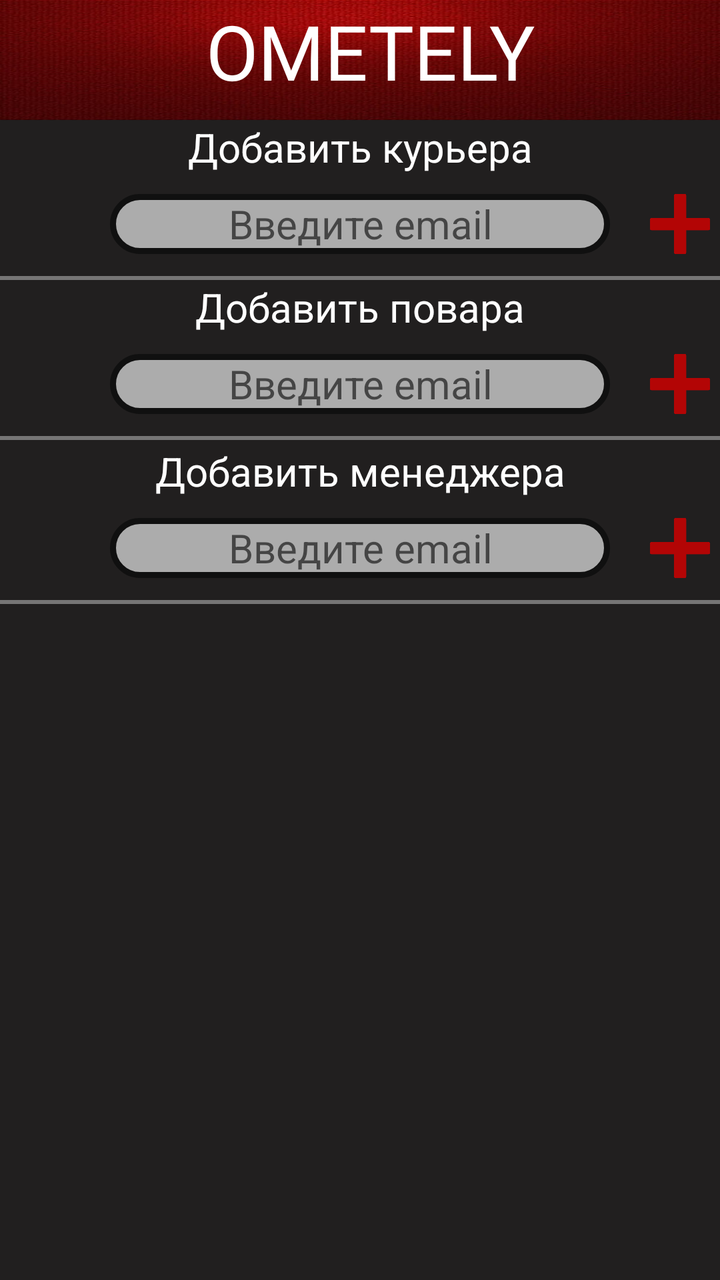
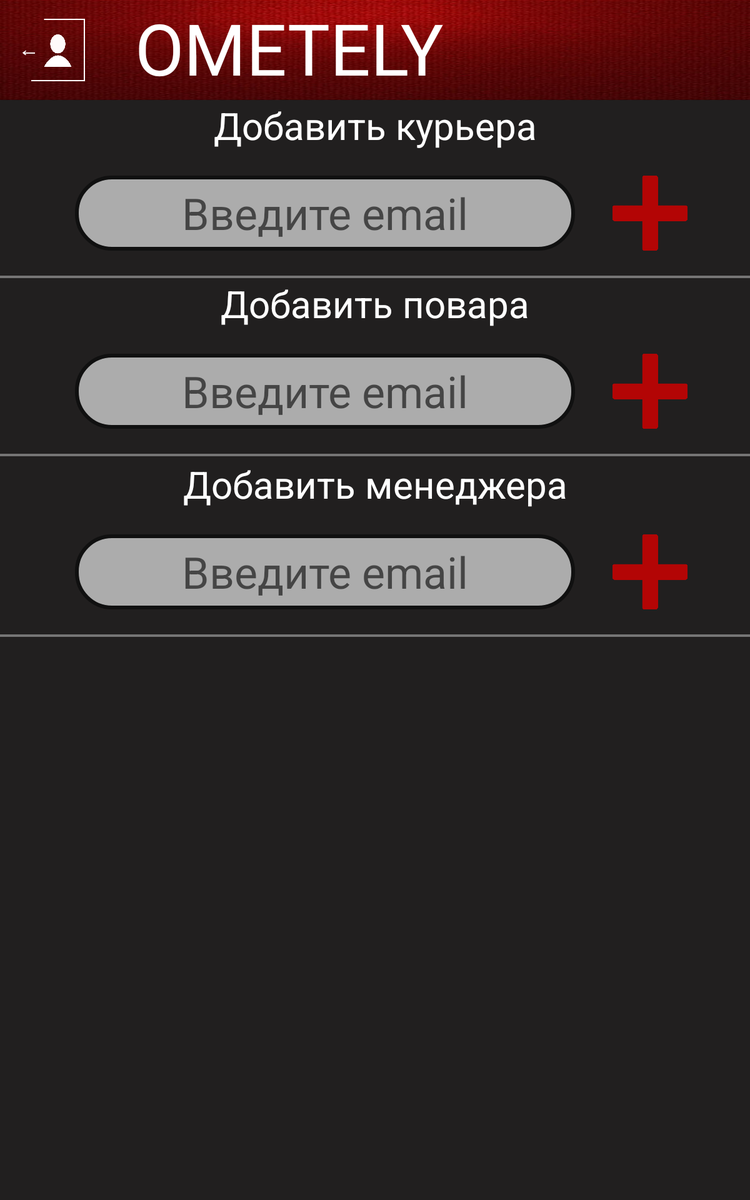

One screen, two layout resources from the same app: the default and the repository's alternative for another configuration. Each is rendered where Android would select it; the XML of both is given below.
<!-- AndroidManifest.xml: application theme AppTheme -->
<!-- res/layout/admin_page.xml -->
<?xml version="1.0" encoding="utf-8"?>
<LinearLayout
    xmlns:android="http://schemas.android.com/apk/res/android"
    android:layout_width="match_parent"
    android:layout_height="match_parent"
    android:background="#211F1F">

    <LinearLayout
        android:layout_width="match_parent"
        android:layout_height="match_parent"
        android:orientation="vertical">

        <LinearLayout
            android:layout_width="match_parent"
            android:layout_height="60sp"
            android:background="@drawable/red_top_background">

            <ImageButton
                android:layout_gravity="center"
                android:layout_marginStart="18sp"
                android:layout_width="55sp"
                android:layout_height="50sp"
                android:background="@drawable/exit"
                android:onClick="logout"/>

            <TextView
                android:layout_width="wrap_content"
                android:layout_height="60sp"
                android:fontFamily="@font/main_name"
                android:gravity="center"
                android:layout_marginStart="30sp"
                android:paddingBottom="9sp"
                android:text="@string/OMETELY"
                android:textColor="@color/white"
                android:textSize="38sp" />

        </LinearLayout>

        <TextView
            android:layout_width="match_parent"
            android:layout_height="wrap_content"
            android:text="@string/addDeliver"
            android:gravity="center"
            android:textColor="@color/white"
            android:textSize="20sp"/>

        <LinearLayout
            android:layout_width="wrap_content"
            android:layout_height="51sp">

            <EditText
                android:id="@+id/PasswordTextD"
                android:layout_width="250sp"
                android:layout_height="30sp"
                android:layout_marginTop="10sp"
                android:layout_marginStart="55sp"
                android:background="@drawable/add_log_and_pass_button"
                android:gravity="center"
                android:hint="Введите email"
                android:textSize="20sp" />

            <ImageButton
                android:id="@+id/admin_plusD"
                android:layout_width="30sp"
                android:layout_height="30sp"
                android:layout_marginStart="20sp"
                android:layout_marginTop="10sp"
                android:background="@drawable/plus_red"
                android:onClick="AdminClickD"/>

        </LinearLayout>

        <View
            android:layout_width="match_parent"
            android:layout_height="2sp"
            android:background="#767575"/>

        <TextView
            android:layout_width="match_parent"
            android:layout_height="wrap_content"
            android:text="@string/addCook"
            android:gravity="center"
            android:textColor="@color/white"
            android:textSize="20sp"/>

        <LinearLayout
            android:layout_width="wrap_content"
            android:layout_height="51sp">

            <EditText
                android:id="@+id/PasswordTextC"
                android:layout_width="250sp"
                android:layout_height="30sp"
                android:layout_marginTop="10sp"
                android:layout_marginStart="55sp"
                android:background="@drawable/add_log_and_pass_button"
                android:gravity="center"
                android:hint="Введите email"
                android:textSize="20sp" />

            <ImageButton
                android:id="@+id/admin_plusC"
                android:layout_width="30sp"
                android:layout_height="30sp"
                android:layout_marginStart="20sp"
                android:layout_marginTop="10sp"
                android:background="@drawable/plus_red"
                android:onClick="AdminClickC"/>

        </LinearLayout>

        <View
            android:layout_width="match_parent"
            android:layout_height="2sp"
            android:background="#767575"
            android:layout_marginBottom="2sp"/>

        <TextView
            android:layout_width="match_parent"
            android:layout_height="wrap_content"
            android:text="@string/addManager"
            android:gravity="center"
            android:textColor="@color/white"
            android:textSize="20sp"/>

        <LinearLayout
            android:layout_width="wrap_content"
            android:layout_height="51sp">


            <EditText
                android:id="@+id/PasswordTextM"
                android:layout_width="250sp"
                android:layout_height="30sp"
                android:layout_marginTop="10sp"
                android:layout_marginStart="55sp"
                android:background="@drawable/add_log_and_pass_button"
                android:gravity="center"
                android:hint="Введите email"
                android:textSize="20sp" />

            <ImageButton
                android:id="@+id/admin_plusM"
                android:layout_width="30sp"
                android:layout_height="30sp"
                android:layout_marginStart="20sp"
                android:layout_marginTop="10sp"
                android:background="@drawable/plus_red"
                android:onClick="AdminClickM"/>

        </LinearLayout>

        <View
            android:layout_width="match_parent"
            android:layout_height="2sp"
            android:background="#767575"
            android:layout_marginBottom="2sp"/>

        <androidx.recyclerview.widget.RecyclerView
            android:id="@+id/AdminRecyclerView"
            android:layout_width="match_parent"
            android:layout_height="match_parent"/>

    </LinearLayout>

</LinearLayout>
<!-- resources referenced by this layout -->
<resources>
  <color name="white">#ffffff</color>
  <!-- drawable add_log_and_pass_button (drawable) -->
  <?xml version="1.0" encoding="utf-8"?>
  
  <selector xmlns:android="http://schemas.android.com/apk/res/android">
      <item>
          <shape android:shape="rectangle">
              <corners android:radius="28sp" />
              <stroke android:width="3sp" android:color="@color/for_button_shape" />
              <solid android:color="@color/adapter_grey_lite" />
          </shape>
      </item>
  </selector>
  <!-- drawable plus_red: png bitmap (drawable, 3949 bytes) -->
  <!-- drawable red_top_background: jpg bitmap (drawable-v24, 32511 bytes) -->
  <string name="OMETELY">OMETELY</string>
  <string name="addCook">Добавить повара</string>
  <string name="addDeliver">Добавить курьера</string>
  <string name="addManager">Добавить менеджера</string>
  <style name="AppTheme" parent="Theme.AppCompat.Light.DarkActionBar">
          
          <item name="colorPrimary">@color/white</item>
          <item name="colorPrimaryDark">@color/black</item>
          <item name="colorAccent">@color/colorAccent</item>
      </style>
  <color name="for_button_shape">#FF101010</color>
  <color name="adapter_grey_lite">#ACACAC</color>
  <color name="black">#000000</color>
  <color name="colorAccent">#D81B60</color>
</resources>
<!-- res/layout-large/admin_page.xml (the repository's variant of the layout above) -->
<!-- drawn on a 7-inch tablet held upright -->
<?xml version="1.0" encoding="utf-8"?>

<LinearLayout
    xmlns:android="http://schemas.android.com/apk/res/android"
    android:layout_width="match_parent"
    android:layout_height="match_parent"
    android:background="#211F1F">

    <LinearLayout
        android:layout_width="match_parent"
        android:layout_height="match_parent"
        android:orientation="vertical">

        <LinearLayout
            android:layout_width="match_parent"
            android:layout_height="80sp"
            android:orientation="horizontal"
            android:background="@drawable/red_top_background">

            <ImageButton
                android:layout_gravity="center"
                android:layout_marginStart="18sp"
                android:layout_width="50sp"
                android:layout_height="50sp"
                android:background="@drawable/exit1"
                android:onClick="logout"/>

            <TextView
                android:layout_width="wrap_content"
                android:layout_height="80sp"
                android:fontFamily="@font/main_name"
                android:layout_gravity="center"
                android:paddingBottom="9sp"
                android:layout_marginStart="40sp"
                android:text="@string/OMETELY"
                android:textColor="@color/white"
                android:textSize="57sp" />

        </LinearLayout>

        <TextView
            android:layout_width="match_parent"
            android:layout_height="wrap_content"
            android:text="@string/addDeliver"
            android:gravity="center"
            android:textColor="@color/white"
            android:textSize="30sp"/>

        <LinearLayout
            android:layout_width="match_parent"
            android:layout_height="100sp">

            <EditText
                android:id="@+id/PasswordTextD"
                android:layout_width="400sp"
                android:layout_height="60sp"
                android:layout_marginStart="60sp"
                android:layout_gravity="center"
                android:background="@drawable/add_log_and_pass_button"
                android:gravity="center"
                android:textSize="35sp"
                android:hint="Введите email" />

            <ImageButton
                android:id="@+id/admin_plusD"
                android:layout_width="60sp"
                android:layout_height="60sp"
                android:layout_gravity="center"
                android:layout_marginStart="30sp"
                android:background="@drawable/plus_red"
                android:onClick="AdminClickD"/>

        </LinearLayout>

        <View
            android:layout_width="match_parent"
            android:layout_height="2sp"
            android:background="#767575"/>

        <TextView
            android:layout_width="match_parent"
            android:layout_height="wrap_content"
            android:text="@string/addCook"
            android:gravity="center"
            android:textColor="@color/white"
            android:textSize="30sp"/>

        <LinearLayout
            android:layout_width="match_parent"
            android:layout_height="100sp">

            <EditText
                android:id="@+id/PasswordTextC"
                android:layout_width="400sp"
                android:layout_height="60sp"
                android:layout_marginStart="60sp"
                android:layout_gravity="center"
                android:background="@drawable/add_log_and_pass_button"
                android:gravity="center"
                android:textSize="35sp"
                android:hint="Введите email" />

            <ImageButton
                android:id="@+id/admin_plusC"
                android:layout_width="60sp"
                android:layout_height="60sp"
                android:layout_gravity="center"
                android:layout_marginStart="30sp"
                android:background="@drawable/plus_red"
                android:onClick="AdminClickC"/>

        </LinearLayout>

        <View
            android:layout_width="match_parent"
            android:layout_height="2sp"
            android:background="#767575"
            android:layout_marginBottom="2sp"/>

        <TextView
            android:layout_width="match_parent"
            android:layout_height="wrap_content"
            android:text="@string/addManager"
            android:gravity="center"
            android:textColor="@color/white"
            android:textSize="30sp"/>

        <LinearLayout
            android:layout_width="match_parent"
            android:layout_height="100sp">

            <EditText
                android:id="@+id/PasswordTextM"
                android:layout_width="400sp"
                android:layout_height="60sp"
                android:layout_marginStart="60sp"
                android:layout_gravity="center"
                android:background="@drawable/add_log_and_pass_button"
                android:gravity="center"
                android:textSize="35sp"
                android:hint="Введите email" />

            <ImageButton
                android:id="@+id/admin_plusM"
                android:layout_width="60sp"
                android:layout_height="60sp"
                android:layout_gravity="center"
                android:layout_marginStart="30sp"
                android:background="@drawable/plus_red"
                android:onClick="AdminClickM"/>

        </LinearLayout>

        <View
            android:layout_width="match_parent"
            android:layout_height="2sp"
            android:background="#767575"
            android:layout_marginBottom="2sp"/>

        <androidx.recyclerview.widget.RecyclerView
            android:id="@+id/AdminRecyclerView"
            android:layout_width="match_parent"
            android:layout_height="match_parent"/>

    </LinearLayout>

</LinearLayout>
<!-- resources referenced by the variant -->
<!-- as a 7-inch tablet held upright resolves them -->
<resources>
  <color name="white">#ffffff</color>
  <!-- drawable add_log_and_pass_button (drawable) -->
  <?xml version="1.0" encoding="utf-8"?>
  
  <selector xmlns:android="http://schemas.android.com/apk/res/android">
      <item>
          <shape android:shape="rectangle">
              <corners android:radius="28sp" />
              <stroke android:width="3sp" android:color="@color/for_button_shape" />
              <solid android:color="@color/adapter_grey_lite" />
          </shape>
      </item>
  </selector>
  <!-- drawable exit1: png bitmap (drawable-v24, 8610 bytes) -->
  <!-- drawable plus_red: png bitmap (drawable, 3949 bytes) -->
  <!-- drawable red_top_background: jpg bitmap (drawable-v24, 32511 bytes) -->
  <string name="OMETELY">OMETELY</string>
  <string name="addCook">Добавить повара</string>
  <string name="addDeliver">Добавить курьера</string>
  <string name="addManager">Добавить менеджера</string>
  <style name="AppTheme" parent="Theme.AppCompat.Light.DarkActionBar">
          
          <item name="colorPrimary">@color/white</item>
          <item name="colorPrimaryDark">@color/black</item>
          <item name="colorAccent">@color/colorAccent</item>
      </style>
  <color name="for_button_shape">#FF101010</color>
  <color name="adapter_grey_lite">#ACACAC</color>
  <color name="black">#000000</color>
  <color name="colorAccent">#D81B60</color>
</resources>
